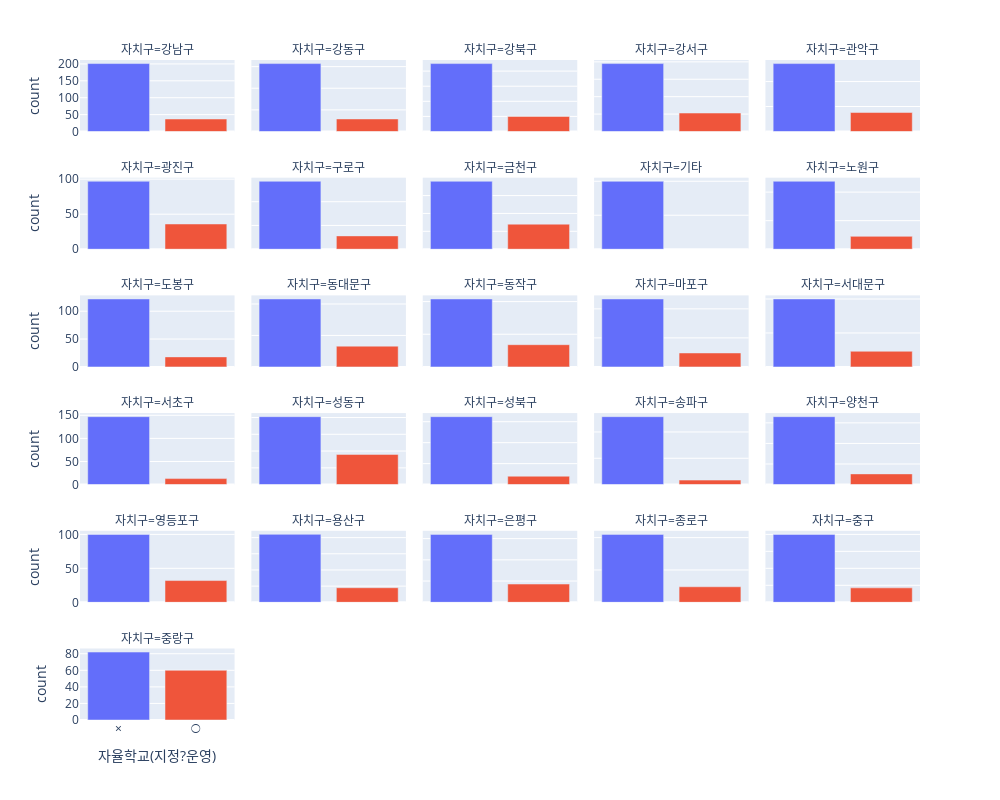

Notebook code for this chart:
### Markdown cell above
`4` 자율학교제도를 운영하고 있는 학교에 개수를 구별로 파악

### Code cell
c_table = temp.groupby("자치구", as_index = False)[["자율학교(지정?운영)"]].value_counts()

fig = c_table.plot(x = "자율학교(지정?운영)", y = "count", color = "자율학교(지정?운영)",
            backend = "plotly", facet_col = "자치구",
            kind = "bar", facet_col_wrap = 5, width = 1000, height = 800)

fig.update_layout(showlegend = False)
fig.update_yaxes(matches=None)

### Figure 1 — Plotly figure (JSON) as saved in the notebook; plotly's stock layout.template omitted (floating-point values rounded to 4 significant figures)
{"data": [{"alignmentgroup": "True", "hovertemplate": "자율학교(지정?운영)=%{x}<br>자치구=강남구<br>count=%{y}<extra></extra>", "legendgroup": "×", "marker": {"color": "#636efa", "pattern": {"shape": ""}}, "name": "×", "offsetgroup": "×", "orientation": "v", "showlegend": true, "textposition": "auto", "type": "bar", "x": ["×"], "xaxis": "x26", "y": [201], "yaxis": "y26"}, {"alignmentgroup": "True", "hovertemplate": "자율학교(지정?운영)=%{x}<br>자치구=강동구<br>count=%{y}<extra></extra>", "legendgroup": "×", "marker": {"color": "#636efa", "pattern": {"shape": ""}}, "name": "×", "offsetgroup": "×", "orientation": "v", "showlegend": false, "textposition": "auto", "type": "bar", "x": ["×"], "xaxis": "x27", "y": [157], "yaxis": "y27"}, {"alignmentgroup": "True", "hovertemplate": "자율학교(지정?운영)=%{x}<br>자치구=강북구<br>count=%{y}<extra></extra>", "legendgroup": "×", "marker": {"color": "#636efa", "pattern": {"shape": ""}}, "name": "×", "offsetgroup": "×", "orientation": "v", "showlegend": false, "textposition": "auto", "type": "bar", "x": ["×"], "xaxis": "x28", "y": [90], "yaxis": "y28"}, {"alignmentgroup": "True", "hovertemplate": "자율학교(지정?운영)=%{x}<br>자치구=강서구<br>count=%{y}<extra></extra>", "legendgroup": "×", "marker": {"color": "#636efa", "pattern": {"shape": ""}}, "name": "×", "offsetgroup": "×", "orientation": "v", "showlegend": false, "textposition": "auto", "type": "bar", "x": ["×"], "xaxis": "x29", "y": [195], "yaxis": "y29"}, {"alignmentgroup": "True", "hovertemplate": "자율학교(지정?운영)=%{x}<br>자치구=관악구<br>count=%{y}<extra></extra>", "legendgroup": "×", "marker": {"color": "#636efa", "pattern": {"shape": ""}}, "name": "×", "offsetgroup": "×", "orientation": "v", "showlegend": false, "textposition": "auto", "type": "bar", "x": ["×"], "xaxis": "x30", "y": [136], "yaxis": "y30"}, {"alignmentgroup": "True", "hovertemplate": "자율학교(지정?운영)=%{x}<br>자치구=광진구<br>count=%{y}<extra></extra>", "legendgroup": "×", "marker": {"color": "#636efa", "pattern": {"shape": ""}}, "name": "×", "offsetgroup": "×", "orientation": "v", "showlegend": false, "textposition": "auto", "type": "bar", "x": ["×"], "xaxis": "x21", "y": [97], "yaxis": "y21"}, {"alignmentgroup": "True", "hovertemplate": "자율학교(지정?운영)=%{x}<br>자치구=구로구<br>count=%{y}<extra></extra>", "legendgroup": "×", "marker": {"color": "#636efa", "pattern": {"shape": ""}}, "name": "×", "offsetgroup": "×", "orientation": "v", "showlegend": false, "textposition": "auto", "type": "bar", "x": ["×"], "xaxis": "x22", "y": [143], "yaxis": "y22"}, {"alignmentgroup": "True", "hovertemplate": "자율학교(지정?운영)=%{x}<br>자치구=금천구<br>count=%{y}<extra></extra>", "legendgroup": "×", "marker": {"color": "#636efa", "pattern": {"shape": ""}}, "name": "×", "offsetgroup": "×", "orientation": "v", "showlegend": false, "textposition": "auto", "type": "bar", "x": ["×"], "xaxis": "x23", "y": [76], "yaxis": "y23"}, {"alignmentgroup": "True", "hovertemplate": "자율학교(지정?운영)=%{x}<br>자치구=기타<br>count=%{y}<extra></extra>", "legendgroup": "×", "marker": {"color": "#636efa", "pattern": {"shape": ""}}, "name": "×", "offsetgroup": "×", "orientation": "v", "showlegend": false, "textposition": "auto", "type": "bar", "x": ["×"], "xaxis": "x24", "y": [1], "yaxis": "y24"}, {"alignmentgroup": "True", "hovertemplate": "자율학교(지정?운영)=%{x}<br>자치구=노원구<br>count=%{y}<extra></extra>", "legendgroup": "×", "marker": {"color": "#636efa", "pattern": {"shape": ""}}, "name": "×", "offsetgroup": "×", "orientation": "v", "showlegend": false, "textposition": "auto", "type": "bar", "x": ["×"], "xaxis": "x25", "y": [238], "yaxis": "y25"}, {"alignmentgroup": "True", "hovertemplate": "자율학교(지정?운영)=%{x}<br>자치구=도봉구<br>count=%{y}<extra></extra>", "legendgroup": "×", "marker": {"color": "#636efa", "pattern": {"shape": ""}}, "name": "×", "offsetgroup": "×", "orientation": "v", "showlegend": false, "textposition": "auto", "type": "bar", "x": ["×"], "xaxis": "x16", "y": [122], "yaxis": "y16"}, {"alignmentgroup": "True", "hovertemplate": "자율학교(지정?운영)=%{x}<br>자치구=동대문구<br>count=%{y}<extra></extra>", "legendgroup": "×", "marker": {"color": "#636efa", "pattern": {"shape": ""}}, "name": "×", "offsetgroup": "×", "orientation": "v", "showlegend": false, "textposition": "auto", "type": "bar", "x": ["×"], "xaxis": "x17", "y": [108], "yaxis": "y17"}, {"alignmentgroup": "True", "hovertemplate": "자율학교(지정?운영)=%{x}<br>자치구=동작구<br>count=%{y}<extra></extra>", "legendgroup": "×", "marker": {"color": "#636efa", "pattern": {"shape": ""}}, "name": "×", "offsetgroup": "×", "orientation": "v", "showlegend": false, "textposition": "auto", "type": "bar", "x": ["×"], "xaxis": "x18", "y": [104], "yaxis": "y18"}, {"alignmentgroup": "True", "hovertemplate": "자율학교(지정?운영)=%{x}<br>자치구=마포구<br>count=%{y}<extra></extra>", "legendgroup": "×", "marker": {"color": "#636efa", "pattern": {"shape": ""}}, "name": "×", "offsetgroup": "×", "orientation": "v", "showlegend": false, "textposition": "auto", "type": "bar", "x": ["×"], "xaxis": "x19", "y": [117], "yaxis": "y19"}, {"alignmentgroup": "True", "hovertemplate": "자율학교(지정?운영)=%{x}<br>자치구=서대문구<br>count=%{y}<extra></extra>", "legendgroup": "×", "marker": {"color": "#636efa", "pattern": {"shape": ""}}, "name": "×", "offsetgroup": "×", "orientation": "v", "showlegend": false, "textposition": "auto", "type": "bar", "x": ["×"], "xaxis": "x20", "y": [100], "yaxis": "y20"}, {"alignmentgroup": "True", "hovertemplate": "자율학교(지정?운영)=%{x}<br>자치구=서초구<br>count=%{y}<extra></extra>", "legendgroup": "×", "marker": {"color": "#636efa", "pattern": {"shape": ""}}, "name": "×", "offsetgroup": "×", "orientation": "v", "showlegend": false, "textposition": "auto", "type": "bar", "x": ["×"], "xaxis": "x11", "y": [147], "yaxis": "y11"}, {"alignmentgroup": "True", "hovertemplate": "자율학교(지정?운영)=%{x}<br>자치구=성동구<br>count=%{y}<extra></extra>", "legendgroup": "×", "marker": {"color": "#636efa", "pattern": {"shape": ""}}, "name": "×", "offsetgroup": "×", "orientation": "v", "showlegend": false, "textposition": "auto", "type": "bar", "x": ["×"], "xaxis": "x12", "y": [81], "yaxis": "y12"}, {"alignmentgroup": "True", "hovertemplate": "자율학교(지정?운영)=%{x}<br>자치구=성북구<br>count=%{y}<extra></extra>", "legendgroup": "×", "marker": {"color": "#636efa", "pattern": {"shape": ""}}, "name": "×", "offsetgroup": "×", "orientation": "v", "showlegend": false, "textposition": "auto", "type": "bar", "x": ["×"], "xaxis": "x13", "y": [162], "yaxis": "y13"}, {"alignmentgroup": "True", "hovertemplate": "자율학교(지정?운영)=%{x}<br>자치구=송파구<br>count=%{y}<extra></extra>", "legendgroup": "×", "marker": {"color": "#636efa", "pattern": {"shape": ""}}, "name": "×", "offsetgroup": "×", "orientation": "v", "showlegend": false, "textposition": "auto", "type": "bar", "x": ["×"], "xaxis": "x14", "y": [258], "yaxis": "y14"}, {"alignmentgroup": "True", "hovertemplate": "자율학교(지정?운영)=%{x}<br>자치구=양천구<br>count=%{y}<extra></extra>", "legendgroup": "×", "marker": {"color": "#636efa", "pattern": {"shape": ""}}, "name": "×", "offsetgroup": "×", "orientation": "v", "showlegend": false, "textposition": "auto", "type": "bar", "x": ["×"], "xaxis": "x15", "y": [165], "yaxis": "y15"}, {"alignmentgroup": "True", "hovertemplate": "자율학교(지정?운영)=%{x}<br>자치구=영등포구<br>count=%{y}<extra></extra>", "legendgroup": "×", "marker": {"color": "#636efa", "pattern": {"shape": ""}}, "name": "×", "offsetgroup": "×", "orientation": "v", "showlegend": false, "textposition": "auto", "type": "bar", "x": ["×"], "xaxis": "x6", "y": [100], "yaxis": "y6"}, {"alignmentgroup": "True", "hovertemplate": "자율학교(지정?운영)=%{x}<br>자치구=용산구<br>count=%{y}<extra></extra>", "legendgroup": "×", "marker": {"color": "#636efa", "pattern": {"shape": ""}}, "name": "×", "offsetgroup": "×", "orientation": "v", "showlegend": false, "textposition": "auto", "type": "bar", "x": ["×"], "xaxis": "x7", "y": [84], "yaxis": "y7"}, {"alignmentgroup": "True", "hovertemplate": "자율학교(지정?운영)=%{x}<br>자치구=은평구<br>count=%{y}<extra></extra>", "legendgroup": "×", "marker": {"color": "#636efa", "pattern": {"shape": ""}}, "name": "×", "offsetgroup": "×", "orientation": "v", "showlegend": false, "textposition": "auto", "type": "bar", "x": ["×"], "xaxis": "x8", "y": [160], "yaxis": "y8"}, {"alignmentgroup": "True", "hovertemplate": "자율학교(지정?운영)=%{x}<br>자치구=종로구<br>count=%{y}<extra></extra>", "legendgroup": "×", "marker": {"color": "#636efa", "pattern": {"shape": ""}}, "name": "×", "offsetgroup": "×", "orientation": "v", "showlegend": false, "textposition": "auto", "type": "bar", "x": ["×"], "xaxis": "x9", "y": [105], "yaxis": "y9"}, {"alignmentgroup": "True", "hovertemplate": "자율학교(지정?운영)=%{x}<br>자치구=중구<br>count=%{y}<extra></extra>", "legendgroup": "×", "marker": {"color": "#636efa", "pattern": {"shape": ""}}, "name": "×", "offsetgroup": "×", "orientation": "v", "showlegend": false, "textposition": "auto", "type": "bar", "x": ["×"], "xaxis": "x10", "y": [80], "yaxis": "y10"}, {"alignmentgroup": "True", "hovertemplate": "자율학교(지정?운영)=%{x}<br>자치구=중랑구<br>count=%{y}<extra></extra>", "legendgroup": "×", "marker": {"color": "#636efa", "pattern": {"shape": ""}}, "name": "×", "offsetgroup": "×", "orientation": "v", "showlegend": false, "textposition": "auto", "type": "bar", "x": ["×"], "xaxis": "x", "y": [82], "yaxis": "y"}, {"alignmentgroup": "True", "hovertemplate": "자율학교(지정?운영)=%{x}<br>자치구=강남구<br>count=%{y}<extra></extra>", "legendgroup": "○", "marker": {"color": "#EF553B", "pattern": {"shape": ""}}, "name": "○", "offsetgroup": "○", "orientation": "v", "showlegend": true, "textposition": "auto", "type": "bar", "x": ["○"], "xaxis": "x26", "y": [37], "yaxis": "y26"}, {"alignmentgroup": "True", "hovertemplate": "자율학교(지정?운영)=%{x}<br>자치구=강동구<br>count=%{y}<extra></extra>", "legendgroup": "○", "marker": {"color": "#EF553B", "pattern": {"shape": ""}}, "name": "○", "offsetgroup": "○", "orientation": "v", "showlegend": false, "textposition": "auto", "type": "bar", "x": ["○"], "xaxis": "x27", "y": [29], "yaxis": "y27"}, {"alignmentgroup": "True", "hovertemplate": "자율학교(지정?운영)=%{x}<br>자치구=강북구<br>count=%{y}<extra></extra>", "legendgroup": "○", "marker": {"color": "#EF553B", "pattern": {"shape": ""}}, "name": "○", "offsetgroup": "○", "orientation": "v", "showlegend": false, "textposition": "auto", "type": "bar", "x": ["○"], "xaxis": "x28", "y": [20], "yaxis": "y28"}, {"alignmentgroup": "True", "hovertemplate": "자율학교(지정?운영)=%{x}<br>자치구=강서구<br>count=%{y}<extra></extra>", "legendgroup": "○", "marker": {"color": "#EF553B", "pattern": {"shape": ""}}, "name": "○", "offsetgroup": "○", "orientation": "v", "showlegend": false, "textposition": "auto", "type": "bar", "x": ["○"], "xaxis": "x29", "y": [53], "yaxis": "y29"}, {"alignmentgroup": "True", "hovertemplate": "자율학교(지정?운영)=%{x}<br>자치구=관악구<br>count=%{y}<extra></extra>", "legendgroup": "○", "marker": {"color": "#EF553B", "pattern": {"shape": ""}}, "name": "○", "offsetgroup": "○", "orientation": "v", "showlegend": false, "textposition": "auto", "type": "bar", "x": ["○"], "xaxis": "x30", "y": [38], "yaxis": "y30"}, {"alignmentgroup": "True", "hovertemplate": "자율학교(지정?운영)=%{x}<br>자치구=광진구<br>count=%{y}<extra></extra>", "legendgroup": "○", "marker": {"color": "#EF553B", "pattern": {"shape": ""}}, "name": "○", "offsetgroup": "○", "orientation": "v", "showlegend": false, "textposition": "auto", "type": "bar", "x": ["○"], "xaxis": "x21", "y": [36], "yaxis": "y21"}, {"alignmentgroup": "True", "hovertemplate": "자율학교(지정?운영)=%{x}<br>자치구=구로구<br>count=%{y}<extra></extra>", "legendgroup": "○", "marker": {"color": "#EF553B", "pattern": {"shape": ""}}, "name": "○", "offsetgroup": "○", "orientation": "v", "showlegend": false, "textposition": "auto", "type": "bar", "x": ["○"], "xaxis": "x22", "y": [28], "yaxis": "y22"}, {"alignmentgroup": "True", "hovertemplate": "자율학교(지정?운영)=%{x}<br>자치구=금천구<br>count=%{y}<extra></extra>", "legendgroup": "○", "marker": {"color": "#EF553B", "pattern": {"shape": ""}}, "name": "○", "offsetgroup": "○", "orientation": "v", "showlegend": false, "textposition": "auto", "type": "bar", "x": ["○"], "xaxis": "x23", "y": [28], "yaxis": "y23"}, {"alignmentgroup": "True", "hovertemplate": "자율학교(지정?운영)=%{x}<br>자치구=노원구<br>count=%{y}<extra></extra>", "legendgroup": "○", "marker": {"color": "#EF553B", "pattern": {"shape": ""}}, "name": "○", "offsetgroup": "○", "orientation": "v", "showlegend": false, "textposition": "auto", "type": "bar", "x": ["○"], "xaxis": "x25", "y": [45], "yaxis": "y25"}, {"alignmentgroup": "True", "hovertemplate": "자율학교(지정?운영)=%{x}<br>자치구=도봉구<br>count=%{y}<extra></extra>", "legendgroup": "○", "marker": {"color": "#EF553B", "pattern": {"shape": ""}}, "name": "○", "offsetgroup": "○", "orientation": "v", "showlegend": false, "textposition": "auto", "type": "bar", "x": ["○"], "xaxis": "x16", "y": [18], "yaxis": "y16"}, {"alignmentgroup": "True", "hovertemplate": "자율학교(지정?운영)=%{x}<br>자치구=동대문구<br>count=%{y}<extra></extra>", "legendgroup": "○", "marker": {"color": "#EF553B", "pattern": {"shape": ""}}, "name": "○", "offsetgroup": "○", "orientation": "v", "showlegend": false, "textposition": "auto", "type": "bar", "x": ["○"], "xaxis": "x17", "y": [33], "yaxis": "y17"}, {"alignmentgroup": "True", "hovertemplate": "자율학교(지정?운영)=%{x}<br>자치구=동작구<br>count=%{y}<extra></extra>", "legendgroup": "○", "marker": {"color": "#EF553B", "pattern": {"shape": ""}}, "name": "○", "offsetgroup": "○", "orientation": "v", "showlegend": false, "textposition": "auto", "type": "bar", "x": ["○"], "xaxis": "x18", "y": [34], "yaxis": "y18"}, {"alignmentgroup": "True", "hovertemplate": "자율학교(지정?운영)=%{x}<br>자치구=마포구<br>count=%{y}<extra></extra>", "legendgroup": "○", "marker": {"color": "#EF553B", "pattern": {"shape": ""}}, "name": "○", "offsetgroup": "○", "orientation": "v", "showlegend": false, "textposition": "auto", "type": "bar", "x": ["○"], "xaxis": "x19", "y": [24], "yaxis": "y19"}, {"alignmentgroup": "True", "hovertemplate": "자율학교(지정?운영)=%{x}<br>자치구=서대문구<br>count=%{y}<extra></extra>", "legendgroup": "○", "marker": {"color": "#EF553B", "pattern": {"shape": ""}}, "name": "○", "offsetgroup": "○", "orientation": "v", "showlegend": false, "textposition": "auto", "type": "bar", "x": ["○"], "xaxis": "x20", "y": [23], "yaxis": "y20"}, {"alignmentgroup": "True", "hovertemplate": "자율학교(지정?운영)=%{x}<br>자치구=서초구<br>count=%{y}<extra></extra>", "legendgroup": "○", "marker": {"color": "#EF553B", "pattern": {"shape": ""}}, "name": "○", "offsetgroup": "○", "orientation": "v", "showlegend": false, "textposition": "auto", "type": "bar", "x": ["○"], "xaxis": "x11", "y": [13], "yaxis": "y11"}, {"alignmentgroup": "True", "hovertemplate": "자율학교(지정?운영)=%{x}<br>자치구=성동구<br>count=%{y}<extra></extra>", "legendgroup": "○", "marker": {"color": "#EF553B", "pattern": {"shape": ""}}, "name": "○", "offsetgroup": "○", "orientation": "v", "showlegend": false, "textposition": "auto", "type": "bar", "x": ["○"], "xaxis": "x12", "y": [36], "yaxis": "y12"}, {"alignmentgroup": "True", "hovertemplate": "자율학교(지정?운영)=%{x}<br>자치구=성북구<br>count=%{y}<extra></extra>", "legendgroup": "○", "marker": {"color": "#EF553B", "pattern": {"shape": ""}}, "name": "○", "offsetgroup": "○", "orientation": "v", "showlegend": false, "textposition": "auto", "type": "bar", "x": ["○"], "xaxis": "x13", "y": [20], "yaxis": "y13"}, {"alignmentgroup": "True", "hovertemplate": "자율학교(지정?운영)=%{x}<br>자치구=송파구<br>count=%{y}<extra></extra>", "legendgroup": "○", "marker": {"color": "#EF553B", "pattern": {"shape": ""}}, "name": "○", "offsetgroup": "○", "orientation": "v", "showlegend": false, "textposition": "auto", "type": "bar", "x": ["○"], "xaxis": "x14", "y": [17], "yaxis": "y14"}, {"alignmentgroup": "True", "hovertemplate": "자율학교(지정?운영)=%{x}<br>자치구=양천구<br>count=%{y}<extra></extra>", "legendgroup": "○", "marker": {"color": "#EF553B", "pattern": {"shape": ""}}, "name": "○", "offsetgroup": "○", "orientation": "v", "showlegend": false, "textposition": "auto", "type": "bar", "x": ["○"], "xaxis": "x15", "y": [26], "yaxis": "y15"}, {"alignmentgroup": "True", "hovertemplate": "자율학교(지정?운영)=%{x}<br>자치구=영등포구<br>count=%{y}<extra></extra>", "legendgroup": "○", "marker": {"color": "#EF553B", "pattern": {"shape": ""}}, "name": "○", "offsetgroup": "○", "orientation": "v", "showlegend": false, "textposition": "auto", "type": "bar", "x": ["○"], "xaxis": "x6", "y": [32], "yaxis": "y6"}, {"alignmentgroup": "True", "hovertemplate": "자율학교(지정?운영)=%{x}<br>자치구=용산구<br>count=%{y}<extra></extra>", "legendgroup": "○", "marker": {"color": "#EF553B", "pattern": {"shape": ""}}, "name": "○", "offsetgroup": "○", "orientation": "v", "showlegend": false, "textposition": "auto", "type": "bar", "x": ["○"], "xaxis": "x7", "y": [18], "yaxis": "y7"}, {"alignmentgroup": "True", "hovertemplate": "자율학교(지정?운영)=%{x}<br>자치구=은평구<br>count=%{y}<extra></extra>", "legendgroup": "○", "marker": {"color": "#EF553B", "pattern": {"shape": ""}}, "name": "○", "offsetgroup": "○", "orientation": "v", "showlegend": false, "textposition": "auto", "type": "bar", "x": ["○"], "xaxis": "x8", "y": [43], "yaxis": "y8"}, {"alignmentgroup": "True", "hovertemplate": "자율학교(지정?운영)=%{x}<br>자치구=종로구<br>count=%{y}<extra></extra>", "legendgroup": "○", "marker": {"color": "#EF553B", "pattern": {"shape": ""}}, "name": "○", "offsetgroup": "○", "orientation": "v", "showlegend": false, "textposition": "auto", "type": "bar", "x": ["○"], "xaxis": "x9", "y": [24], "yaxis": "y9"}, {"alignmentgroup": "True", "hovertemplate": "자율학교(지정?운영)=%{x}<br>자치구=중구<br>count=%{y}<extra></extra>", "legendgroup": "○", "marker": {"color": "#EF553B", "pattern": {"shape": ""}}, "name": "○", "offsetgroup": "○", "orientation": "v", "showlegend": false, "textposition": "auto", "type": "bar", "x": ["○"], "xaxis": "x10", "y": [17], "yaxis": "y10"}, {"alignmentgroup": "True", "hovertemplate": "자율학교(지정?운영)=%{x}<br>자치구=중랑구<br>count=%{y}<extra></extra>", "legendgroup": "○", "marker": {"color": "#EF553B", "pattern": {"shape": ""}}, "name": "○", "offsetgroup": "○", "orientation": "v", "showlegend": false, "textposition": "auto", "type": "bar", "x": ["○"], "xaxis": "x", "y": [60], "yaxis": "y"}], "layout": {"annotations": [{"font": {}, "showarrow": false, "text": "자치구=중랑구", "x": 0.092, "xanchor": "center", "xref": "paper", "y": 0.1083, "yanchor": "bottom", "yref": "paper"}, {"font": {}, "showarrow": false, "text": "자치구=영등포구", "x": 0.092, "xanchor": "center", "xref": "paper", "y": 0.2867, "yanchor": "bottom", "yref": "paper"}, {"font": {}, "showarrow": false, "text": "자치구=용산구", "x": 0.296, "xanchor": "center", "xref": "paper", "y": 0.2867, "yanchor": "bottom", "yref": "paper"}, {"font": {}, "showarrow": false, "text": "자치구=은평구", "x": 0.5, "xanchor": "center", "xref": "paper", "y": 0.2867, "yanchor": "bottom", "yref": "paper"}, {"font": {}, "showarrow": false, "text": "자치구=종로구", "x": 0.704, "xanchor": "center", "xref": "paper", "y": 0.2867, "yanchor": "bottom", "yref": "paper"}, {"font": {}, "showarrow": false, "text": "자치구=중구", "x": 0.908, "xanchor": "center", "xref": "paper", "y": 0.2867, "yanchor": "bottom", "yref": "paper"}, {"font": {}, "showarrow": false, "text": "자치구=서초구", "x": 0.092, "xanchor": "center", "xref": "paper", "y": 0.465, "yanchor": "bottom", "yref": "paper"}, {"font": {}, "showarrow": false, "text": "자치구=성동구", "x": 0.296, "xanchor": "center", "xref": "paper", "y": 0.465, "yanchor": "bottom", "yref": "paper"}, {"font": {}, "showarrow": false, "text": "자치구=성북구", "x": 0.5, "xanchor": "center", "xref": "paper", "y": 0.465, "yanchor": "bottom", "yref": "paper"}, {"font": {}, "showarrow": false, "text": "자치구=송파구", "x": 0.704, "xanchor": "center", "xref": "paper", "y": 0.465, "yanchor": "bottom", "yref": "paper"}, {"font": {}, "showarrow": false, "text": "자치구=양천구", "x": 0.908, "xanchor": "center", "xref": "paper", "y": 0.465, "yanchor": "bottom", "yref": "paper"}, {"font": {}, "showarrow": false, "text": "자치구=도봉구", "x": 0.092, "xanchor": "center", "xref": "paper", "y": 0.6433, "yanchor": "bottom", "yref": "paper"}, {"font": {}, "showarrow": false, "text": "자치구=동대문구", "x": 0.296, "xanchor": "center", "xref": "paper", "y": 0.6433, "yanchor": "bottom", "yref": "paper"}, {"font": {}, "showarrow": false, "text": "자치구=동작구", "x": 0.5, "xanchor": "center", "xref": "paper", "y": 0.6433, "yanchor": "bottom", "yref": "paper"}, {"font": {}, "showarrow": false, "text": "자치구=마포구", "x": 0.704, "xanchor": "center", "xref": "paper", "y": 0.6433, "yanchor": "bottom", "yref": "paper"}, {"font": {}, "showarrow": false, "text": "자치구=서대문구", "x": 0.908, "xanchor": "center", "xref": "paper", "y": 0.6433, "yanchor": "bottom", "yref": "paper"}, {"font": {}, "showarrow": false, "text": "자치구=광진구", "x": 0.092, "xanchor": "center", "xref": "paper", "y": 0.8217, "yanchor": "bottom", "yref": "paper"}, {"font": {}, "showarrow": false, "text": "자치구=구로구", "x": 0.296, "xanchor": "center", "xref": "paper", "y": 0.8217, "yanchor": "bottom", "yref": "paper"}, {"font": {}, "showarrow": false, "text": "자치구=금천구", "x": 0.5, "xanchor": "center", "xref": "paper", "y": 0.8217, "yanchor": "bottom", "yref": "paper"}, {"font": {}, "showarrow": false, "text": "자치구=기타", "x": 0.704, "xanchor": "center", "xref": "paper", "y": 0.8217, "yanchor": "bottom", "yref": "paper"}, {"font": {}, "showarrow": false, "text": "자치구=노원구", "x": 0.908, "xanchor": "center", "xref": "paper", "y": 0.8217, "yanchor": "bottom", "yref": "paper"}, {"font": {}, "showarrow": false, "text": "자치구=강남구", "x": 0.092, "xanchor": "center", "xref": "paper", "y": 1.0, "yanchor": "bottom", "yref": "paper"}, {"font": {}, "showarrow": false, "text": "자치구=강동구", "x": 0.296, "xanchor": "center", "xref": "paper", "y": 1.0, "yanchor": "bottom", "yref": "paper"}, {"font": {}, "showarrow": false, "text": "자치구=강북구", "x": 0.5, "xanchor": "center", "xref": "paper", "y": 1.0, "yanchor": "bottom", "yref": "paper"}, {"font": {}, "showarrow": false, "text": "자치구=강서구", "x": 0.704, "xanchor": "center", "xref": "paper", "y": 1.0, "yanchor": "bottom", "yref": "paper"}, {"font": {}, "showarrow": false, "text": "자치구=관악구", "x": 0.908, "xanchor": "center", "xref": "paper", "y": 1.0, "yanchor": "bottom", "yref": "paper"}], "barmode": "relative", "height": 800, "legend": {"title": {"text": "자율학교(지정?운영)"}, "tracegroupgap": 0}, "margin": {"t": 60}, "showlegend": false, "width": 1000, "xaxis": {"anchor": "y", "autorange": true, "categoryarray": ["×", "○"], "categoryorder": "array", "domain": [0, 0.184], "range": [-0.5, 1.5], "title": {"text": "자율학교(지정?운영)"}, "type": "category"}, "xaxis10": {"anchor": "y10", "autorange": true, "domain": [0.816, 1], "matches": "x", "range": [-0.5, 1.5], "showticklabels": false, "type": "category"}, "xaxis11": {"anchor": "y11", "autorange": true, "domain": [0, 0.184], "matches": "x", "range": [-0.5, 1.5], "showticklabels": false, "type": "category"}, "xaxis12": {"anchor": "y12", "autorange": true, "domain": [0.204, 0.388], "matches": "x", "range": [-0.5, 1.5], "showticklabels": false, "type": "category"}, "xaxis13": {"anchor": "y13", "autorange": true, "domain": [0.408, 0.592], "matches": "x", "range": [-0.5, 1.5], "showticklabels": false, "type": "category"}, "xaxis14": {"anchor": "y14", "autorange": true, "domain": [0.612, 0.796], "matches": "x", "range": [-0.5, 1.5], "showticklabels": false, "type": "category"}, "xaxis15": {"anchor": "y15", "autorange": true, "domain": [0.816, 1], "matches": "x", "range": [-0.5, 1.5], "showticklabels": false, "type": "category"}, "xaxis16": {"anchor": "y16", "autorange": true, "domain": [0, 0.184], "matches": "x", "range": [-0.5, 1.5], "showticklabels": false, "type": "category"}, "xaxis17": {"anchor": "y17", "autorange": true, "domain": [0.204, 0.388], "matches": "x", "range": [-0.5, 1.5], "showticklabels": false, "type": "category"}, "xaxis18": {"anchor": "y18", "autorange": true, "domain": [0.408, 0.592], "matches": "x", "range": [-0.5, 1.5], "showticklabels": false, "type": "category"}, "xaxis19": {"anchor": "y19", "autorange": true, "domain": [0.612, 0.796], "matches": "x", "range": [-0.5, 1.5], "showticklabels": false, "type": "category"}, "xaxis2": {"anchor": "y2", "categoryarray": ["×", "○"], "categoryorder": "array", "domain": [0.204, 0.388], "matches": "x", "title": {"text": "자율학교(지정?운영)"}}, "xaxis20": {"anchor": "y20", "autorange": true, "domain": [0.816, 1], "matches": "x", "range": [-0.5, 1.5], "showticklabels": false, "type": "category"}, "xaxis21": {"anchor": "y21", "autorange": true, "domain": [0, 0.184], "matches": "x", "range": [-0.5, 1.5], "showticklabels": false, "type": "category"}, "xaxis22": {"anchor": "y22", "autorange": true, "domain": [0.204, 0.388], "matches": "x", "range": [-0.5, 1.5], "showticklabels": false, "type": "category"}, "xaxis23": {"anchor": "y23", "autorange": true, "domain": [0.408, 0.592], "matches": "x", "range": [-0.5, 1.5], "showticklabels": false, "type": "category"}, "xaxis24": {"anchor": "y24", "autorange": true, "domain": [0.612, 0.796], "matches": "x", "range": [-0.5, 1.5], "showticklabels": false, "type": "category"}, "xaxis25": {"anchor": "y25", "autorange": true, "domain": [0.816, 1], "matches": "x", "range": [-0.5, 1.5], "showticklabels": false, "type": "category"}, "xaxis26": {"anchor": "y26", "autorange": true, "domain": [0, 0.184], "matches": "x", "range": [-0.5, 1.5], "showticklabels": false, "type": "category"}, "xaxis27": {"anchor": "y27", "autorange": true, "domain": [0.204, 0.388], "matches": "x", "range": [-0.5, 1.5], "showticklabels": false, "type": "category"}, "xaxis28": {"anchor": "y28", "autorange": true, "domain": [0.408, 0.592], "matches": "x", "range": [-0.5, 1.5], "showticklabels": false, "type": "category"}, "xaxis29": {"anchor": "y29", "autorange": true, "domain": [0.612, 0.796], "matches": "x", "range": [-0.5, 1.5], "showticklabels": false, "type": "category"}, "xaxis3": {"anchor": "y3", "categoryarray": ["×", "○"], "categoryorder": "array", "domain": [0.408, 0.592], "matches": "x", "title": {"text": "자율학교(지정?운영)"}}, "xaxis30": {"anchor": "y30", "autorange": true, "domain": [0.816, 1], "matches": "x", "range": [-0.5, 1.5], "showticklabels": false, "type": "category"}, "xaxis4": {"anchor": "y4", "categoryarray": ["×", "○"], "categoryorder": "array", "domain": [0.612, 0.796], "matches": "x", "title": {"text": "자율학교(지정?운영)"}}, "xaxis5": {"anchor": "y5", "categoryarray": ["×", "○"], "categoryorder": "array", "domain": [0.816, 1], "matches": "x", "title": {"text": "자율학교(지정?운영)"}}, "xaxis6": {"anchor": "y6", "autorange": true, "domain": [0, 0.184], "matches": "x", "range": [-0.5, 1.5], "showticklabels": false, "type": "category"}, "xaxis7": {"anchor": "y7", "autorange": true, "domain": [0.204, 0.388], "matches": "x", "range": [-0.5, 1.5], "showticklabels": false, "type": "category"}, "xaxis8": {"anchor": "y8", "autorange": true, "domain": [0.408, 0.592], "matches": "x", "range": [-0.5, 1.5], "showticklabels": false, "type": "category"}, "xaxis9": {"anchor": "y9", "autorange": true, "domain": [0.612, 0.796], "matches": "x", "range": [-0.5, 1.5], "showticklabels": false, "type": "category"}, "yaxis": {"anchor": "x", "autorange": true, "domain": [0, 0.1083], "range": [0, 86.32], "title": {"text": "count"}, "type": "linear"}, "yaxis10": {"anchor": "x10", "autorange": true, "domain": [0.1783, 0.2867], "range": [0, 84.21], "showticklabels": false, "type": "linear"}, "yaxis11": {"anchor": "x11", "autorange": true, "domain": [0.3567, 0.465], "range": [0, 154.7], "title": {"text": "count"}, "type": "linear"}, "yaxis12": {"anchor": "x12", "autorange": true, "domain": [0.3567, 0.465], "range": [0, 85.26], "showticklabels": false, "type": "linear"}, "yaxis13": {"anchor": "x13", "autorange": true, "domain": [0.3567, 0.465], "range": [0, 170.5], "showticklabels": false, "type": "linear"}, "yaxis14": {"anchor": "x14", "autorange": true, "domain": [0.3567, 0.465], "range": [0, 271.6], "showticklabels": false, "type": "linear"}, "yaxis15": {"anchor": "x15", "autorange": true, "domain": [0.3567, 0.465], "range": [0, 173.7], "showticklabels": false, "type": "linear"}, "yaxis16": {"anchor": "x16", "autorange": true, "domain": [0.535, 0.6433], "range": [0, 128.4], "title": {"text": "count"}, "type": "linear"}, "yaxis17": {"anchor": "x17", "autorange": true, "domain": [0.535, 0.6433], "range": [0, 113.7], "showticklabels": false, "type": "linear"}, "yaxis18": {"anchor": "x18", "autorange": true, "domain": [0.535, 0.6433], "range": [0, 109.5], "showticklabels": false, "type": "linear"}, "yaxis19": {"anchor": "x19", "autorange": true, "domain": [0.535, 0.6433], "range": [0, 123.2], "showticklabels": false, "type": "linear"}, "yaxis2": {"anchor": "x2", "domain": [0, 0.1083], "showticklabels": false}, "yaxis20": {"anchor": "x20", "autorange": true, "domain": [0.535, 0.6433], "range": [0, 105.3], "showticklabels": false, "type": "linear"}, "yaxis21": {"anchor": "x21", "autorange": true, "domain": [0.7133, 0.8217], "range": [0, 102.1], "title": {"text": "count"}, "type": "linear"}, "yaxis22": {"anchor": "x22", "autorange": true, "domain": [0.7133, 0.8217], "range": [0, 150.5], "showticklabels": false, "type": "linear"}, "yaxis23": {"anchor": "x23", "autorange": true, "domain": [0.7133, 0.8217], "range": [0, 80], "showticklabels": false, "type": "linear"}, "yaxis24": {"anchor": "x24", "autorange": true, "domain": [0.7133, 0.8217], "range": [0, 1.053], "showticklabels": false, "type": "linear"}, "yaxis25": {"anchor": "x25", "autorange": true, "domain": [0.7133, 0.8217], "range": [0, 250.5], "showticklabels": false, "type": "linear"}, "yaxis26": {"anchor": "x26", "autorange": true, "domain": [0.8917, 1.0], "range": [0, 211.6], "title": {"text": "count"}, "type": "linear"}, "yaxis27": {"anchor": "x27", "autorange": true, "domain": [0.8917, 1.0], "range": [0, 165.3], "showticklabels": false, "type": "linear"}, "yaxis28": {"anchor": "x28", "autorange": true, "domain": [0.8917, 1.0], "range": [0, 94.74], "showticklabels": false, "type": "linear"}, "yaxis29": {"anchor": "x29", "autorange": true, "domain": [0.8917, 1.0], "range": [0, 205.3], "showticklabels": false, "type": "linear"}, "yaxis3": {"anchor": "x3", "domain": [0, 0.1083], "showticklabels": false}, "yaxis30": {"anchor": "x30", "autorange": true, "domain": [0.8917, 1.0], "range": [0, 143.2], "showticklabels": false, "type": "linear"}, "yaxis4": {"anchor": "x4", "domain": [0, 0.1083], "showticklabels": false}, "yaxis5": {"anchor": "x5", "domain": [0, 0.1083], "showticklabels": false}, "yaxis6": {"anchor": "x6", "autorange": true, "domain": [0.1783, 0.2867], "range": [0, 105.3], "title": {"text": "count"}, "type": "linear"}, "yaxis7": {"anchor": "x7", "autorange": true, "domain": [0.1783, 0.2867], "range": [0, 88.42], "showticklabels": false, "type": "linear"}, "yaxis8": {"anchor": "x8", "autorange": true, "domain": [0.1783, 0.2867], "range": [0, 168.4], "showticklabels": false, "type": "linear"}, "yaxis9": {"anchor": "x9", "autorange": true, "domain": [0.1783, 0.2867], "range": [0, 110.5], "showticklabels": false, "type": "linear"}}}
